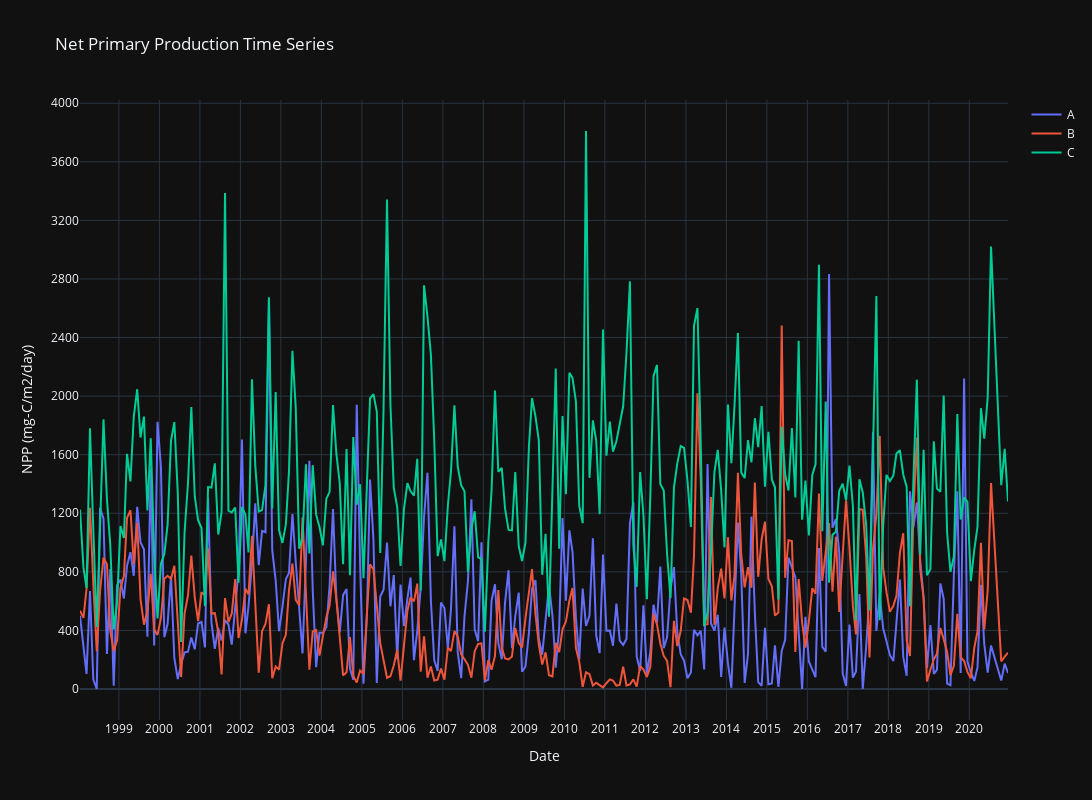

This figure's notebook cell:
### Markdown cell above
#### Comparison of npp of all geopoints

### Code cell
import plotly.graph_objs as go

# Create empty traces list and loop through each geopoint
traces = []
for point in geopoint:
    # access dataframe
    df = geopoint[point]
    # create trace for each dataset
    trace = go.Scatter(x=df['DATE-YMD'], y=df['NPP (mg-C/m2/day)'], mode='lines', name=point)
    # append trace to traces list
    traces.append(trace)

# create layout for the plot
layout = go.Layout(title=f'Net Primary Production Time Series',
                   xaxis=dict(title='Date', dtick='M12'),
                   yaxis=dict(title='NPP (mg-C/m2/day)', dtick=400),
                   height = 800, width=1200,
                   template='plotly_dark')
# create figure object and plot the traces
fig = go.Figure(data=traces, layout=layout)
fig.show()

### Figure 1 — Plotly figure (JSON) as saved in the notebook; plotly's stock layout.template omitted (floating-point values rounded to 4 significant figures; data arrays with more than 128 entries replaced by an {"elided": "..."} marker saying what was removed)
{"data": [{"mode": "lines", "name": "A", "type": "scatter", "x": {"elided": "274 str values"}, "y": {"elided": "274 float values"}}, {"mode": "lines", "name": "B", "type": "scatter", "x": {"elided": "274 str values"}, "y": {"elided": "274 float values"}}, {"mode": "lines", "name": "C", "type": "scatter", "x": {"elided": "274 str values"}, "y": {"elided": "274 float values"}}], "layout": {"height": 800, "title": {"text": "Net Primary Production Time Series"}, "width": 1200, "xaxis": {"autorange": true, "dtick": "M12", "range": ["1998-01-15", "2020-12-15"], "title": {"text": "Date"}, "type": "date"}, "yaxis": {"autorange": true, "dtick": 400, "range": [-211.7, 4022.0], "title": {"text": "NPP (mg-C/m2/day)"}, "type": "linear"}}}
